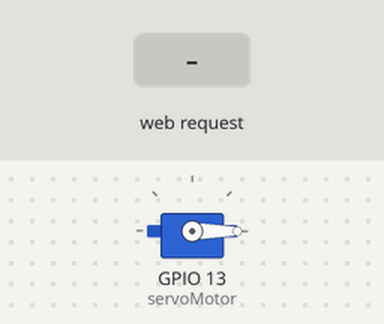
Recording of a sketch running on a simulated ESP32. Shown: servo. The inputs (shaded band) are chosen by the test bench. WiFi joins after 1.5 s; servers stay silent unless stated; what the sketch prints to the serial monitor is not drawn.

Above: at 2.7 s.
2.8 s: HTTP request GET /pressionar received
At 3.6 s:
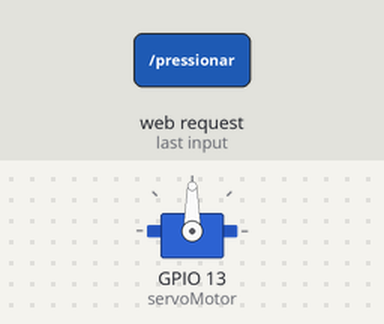
Timing chart, 0 to 5.8 s (numbered marks = the images above; inputs shaded):
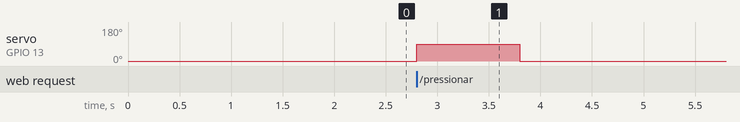

Measured:
- after the input at 2.8 s, servo on GPIO 13 (servoMotor): 0° → 90° at once, → 0° 1.0 s later

The sketch:

sketch_may21a.ino
```cpp
#include <WiFi.h>
#include <WebServer.h>
#include <ESP32Servo.h>

const char* ssid = "AEE-I";
const char* password = "53968517";

WebServer server(80);

Servo servoMotor;

// posição inicial
int repouso = 0;

// posição que aperta botão
int apertar = 90;

void pressionarBotao() {

  // mover servo
  servoMotor.write(apertar);

  delay(1000);

  // voltar posição
  servoMotor.write(repouso);

  server.send(200, "text/plain", "Botão pressionado");
}

void setup() {

  Serial.begin(115200);

  // servo no pino 13
  servoMotor.attach(13);

  servoMotor.write(repouso);

  // conectar wifi
  WiFi.begin(ssid, password);

  while (WiFi.status() != WL_CONNECTED) {
    delay(500);
    Serial.print(".");
  }

  Serial.println("");
  Serial.println("Conectado!");

  Serial.print("IP ESP32: ");
  Serial.println(WiFi.localIP());

  // rota do botão
  server.on("/pressionar", pressionarBotao);

  server.begin();
}

void loop() {

  server.handleClient();

}
```
